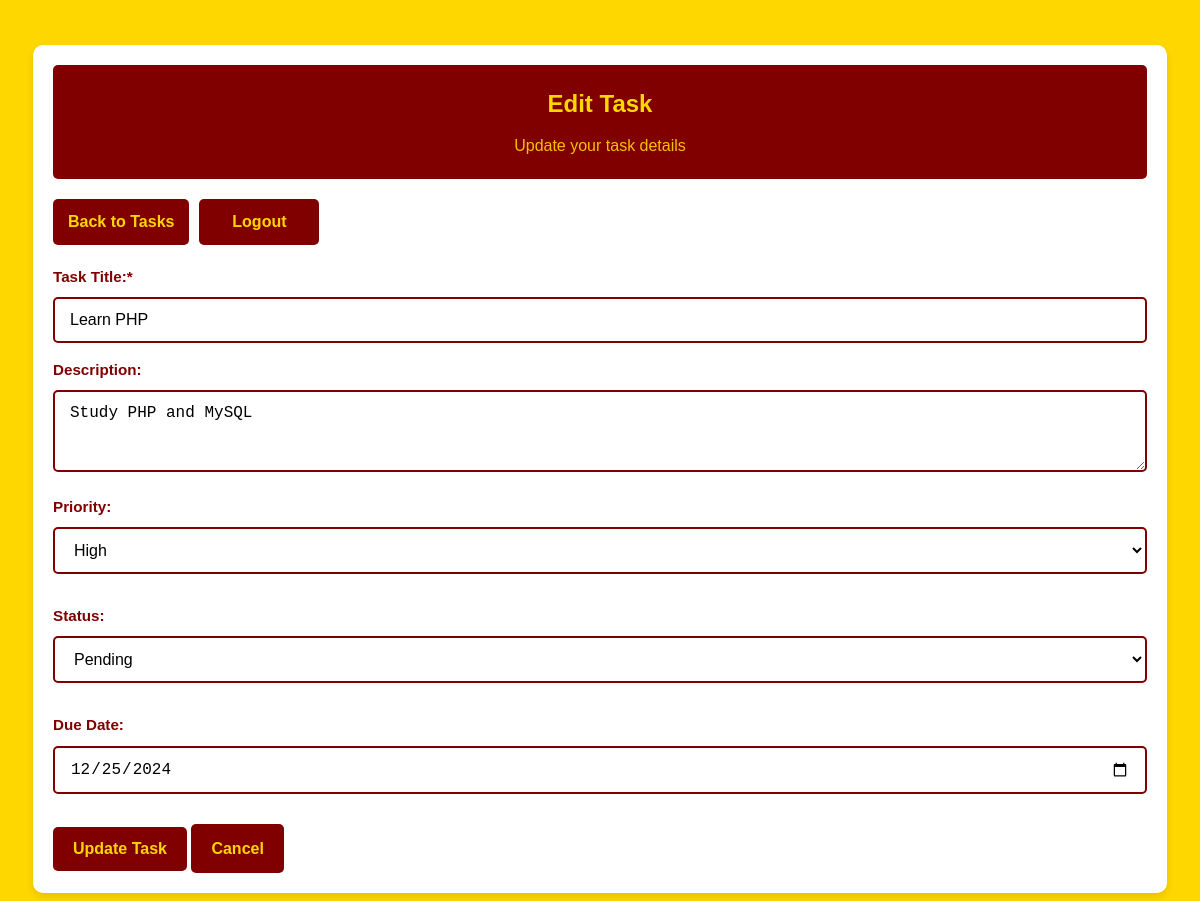
The app's page /edit_task.php?id=3 (signed in) with its own data.
### tables this page shows
CREATE TABLE `tasks` (
  `id` int(11) NOT NULL,
  `user_id` int(11) NOT NULL,
  `task_title` varchar(255) NOT NULL,
  `task_description` text DEFAULT NULL,
  `status` enum('pending','in progress','completed') DEFAULT 'pending',
  `priority` enum('low','medium','high') DEFAULT 'medium',
  `due_date` date DEFAULT NULL,
  `created_at` timestamp NOT NULL DEFAULT current_timestamp(),
  `updated_at` timestamp NOT NULL DEFAULT current_timestamp() ON UPDATE current_timestamp()
);

### edit_task.php (the view, shortened to what this page needs)
<?php
require_once 'connect.php';
$user_id = $_SESSION['user_id'];
if(isset($_GET['id'])) {
    $task_id = $_GET['id'];
    $stmt = $con->prepare("SELECT * FROM tasks WHERE id = ? AND user_id = ?");
    $stmt->bind_param("ii", $task_id, $user_id);
    $stmt->execute();
    $task = $stmt->get_result()->fetch_assoc();
}
?>
<!DOCTYPE html>
<html>
<head>
    <link rel="stylesheet" href="style.css">
</head>
<body>
    <div class="container">
        <div class="dashboard">
            <div class="header">
                <h1>Edit Task</h1>
                <p>Update your task details</p>
            </div>
            <div class="nav-menu">
                <a href="user.php" class="btn">Back to Tasks</a>
                <a href="logout.php" class="btn">Logout</a>
            </div>
            <?php if(isset($task)): ?>
            <form method="POST" action="" class="task-form">
                <div class="form-group">
                    <label for="task_title">Task Title:*</label>
                    <input type="text" id="task_title" name="task_title" value="<?php echo htmlspecialchars($task['task_title']); ?>" required>
                </div>
                <div class="form-group">
                    <label for="task_description">Description:</label>
                    <textarea id="task_description" name="task_description" rows="3"><?php echo htmlspecialchars($task['task_description']); ?></textarea>
                </div>
                <div class="form-row">
                    <div class="form-group">
                        <label for="priority">Priority:</label>
                        <select id="priority" name="priority">
                            <option value="high" <?php echo $task['priority'] == 'high' ? 'selected' : ''; ?>>High</option>
                        </select>
                    </div>
                    <div class="form-group">
                        <label for="status">Status:</label>
                        <select id="status" name="status">
                            <option value="pending" <?php echo $task['status'] == 'pending' ? 'selected' : ''; ?>>Pending</option>
                        </select>
                    </div>
                    <div class="form-group">
                        <label for="due_date">Due Date:</label>
                        <input type="date" id="due_date" name="due_date" value="<?php echo $task['due_date']; ?>">
                    </div>
                </div>
                <button type="submit" name="update_task" class="btn">Update Task</button>
                <a href="user.php" class="btn">Cancel</a>
            </form>
            <?php else: ?>
                <div class="alert alert-error">Task not found!</div>
            <?php endif; ?>
        </div>
    </div>
</body>
</html>

### style.css (style rules this page uses)
* { margin: 0; padding: 0; box-sizing: border-box; }
body { font-family: 'Arial', sans-serif; background-color: #FFD700; color: #800000; line-height: 1.6; min-height: 100vh; }
.container { width: 100%; max-width: 1200px; margin: 0 auto; padding: 15px; }
h1, h2 { color: #800000; text-align: center; margin-bottom: 20px; }
h1 { font-size: 1.8rem; }
.form-group { margin-bottom: 15px; }
label { display: block; margin-bottom: 8px; font-weight: bold; color: #800000; font-size: 0.95rem; }
input[type="text"], input[type="password"], input[type="email"], input[type="date"], textarea, select { width: 100%; padding: 12px 15px; border: 2px solid #800000; border-radius: 5px; font-size: 16px; background: white; transition: border-color 0.3s ease; }
button, .btn { background-color: #800000; color: #FFD700; padding: 12px 20px; border: none; border-radius: 5px; cursor: pointer; font-size: 16px; font-weight: bold; text-decoration: none; display: inline-block; text-align: center; transition: all 0.3s ease; width: 100%; }
.dashboard { background-color: white; border-radius: 10px; padding: 20px; box-shadow: 0 4px 8px rgba(0,0,0,0.1); margin-top: 20px; }
.header { background: #800000; color: #FFD700; padding: 20px; border-radius: 5px; margin-bottom: 20px; text-align: center; }
.header h1 { color: #FFD700; margin-bottom: 10px; font-size: 1.5rem; }
.header p { color: #FFD700; opacity: 0.9; }
.nav-menu { margin: 20px 0; display: flex; flex-wrap: wrap; gap: 10px; justify-content: center; }
.nav-menu a { background-color: #800000; color: #FFD700; padding: 10px 15px; border-radius: 5px; text-decoration: none; transition: all 0.3s ease; text-align: center; flex: 1; min-width: 120px; max-width: 200px; }
.form-row { display: flex; flex-direction: column; gap: 15px; margin-bottom: 15px; }
@media (min-width: 1025px) { .container { padding: 25px; } }
@media (min-width: 1025px) { .nav-menu { justify-content: flex-start; } }
@media (min-width: 1025px) { .nav-menu a { flex: none; } }
@media (min-width: 1025px) { button, .btn { width: auto; } }
.btn, button, .nav-menu a { min-height: 44px; }
.stat-card, .btn, .nav-menu a { word-wrap: break-word; overflow-wrap: break-word; }
body { padding: 0 8px; }
html { font-size: 100%; -webkit-text-size-adjust: 100%; }
body { color: #4b0000; }

### records on screen
tasks: task_title "Learn PHP", task_description "Study PHP and MySQL", priority "High", status "Pending", due_date "12/25/2024"
